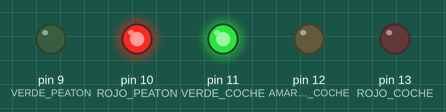
This sketch was run on a simulated Arduino Uno, built with avr-gcc and run on an emulated ATmega328P. Shown: output pins drawn as LEDs (lit = HIGH).

Above: at 2.5 s.
At 6.0 s:
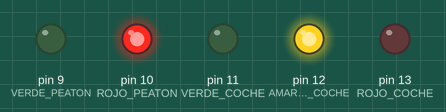
At 9.5 s:
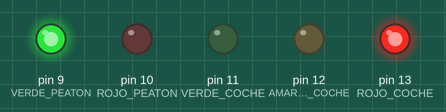
Timing chart, 0 to 15.6 s (numbered marks = the images above):
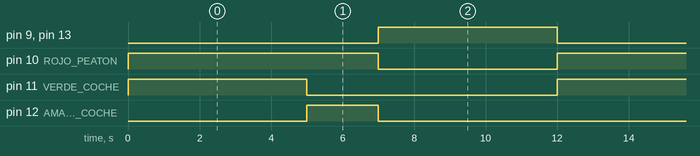

The sketch:

ejercicio_3_cruce_peatonal.ino
```cpp
// Ejercicio 3: semaforo vehicular y peatonal sincronizado.

const int ROJO_COCHE = 13;
const int AMARILLO_COCHE = 12;
const int VERDE_COCHE = 11;

const int ROJO_PEATON = 10;
const int VERDE_PEATON = 9;

void setup() {
  pinMode(ROJO_COCHE, OUTPUT);
  pinMode(AMARILLO_COCHE, OUTPUT);
  pinMode(VERDE_COCHE, OUTPUT);

  pinMode(ROJO_PEATON, OUTPUT);
  pinMode(VERDE_PEATON, OUTPUT);
}

void loop() {
  // Los vehiculos avanzan y los peatones esperan.
  digitalWrite(VERDE_COCHE, HIGH);
  digitalWrite(AMARILLO_COCHE, LOW);
  digitalWrite(ROJO_COCHE, LOW);
  digitalWrite(ROJO_PEATON, HIGH);
  digitalWrite(VERDE_PEATON, LOW);
  delay(5000);

  // Los vehiculos reciben la senal de precaucion.
  digitalWrite(VERDE_COCHE, LOW);
  digitalWrite(AMARILLO_COCHE, HIGH);
  digitalWrite(ROJO_PEATON, HIGH);
  digitalWrite(VERDE_PEATON, LOW);
  delay(2000);

  // Los vehiculos se detienen y los peatones pueden cruzar.
  digitalWrite(AMARILLO_COCHE, LOW);
  digitalWrite(ROJO_COCHE, HIGH);
  digitalWrite(ROJO_PEATON, LOW);
  digitalWrite(VERDE_PEATON, HIGH);
  delay(5000);
}
```

Measured:
- by itself, pin 9 (VERDE_PEATON), pin 11 (VERDE_COCHE), pin 13 (ROJO_COCHE): alternates HIGH for 5.0 s and LOW for 7.0 s
- by itself, pin 10 (ROJO_PEATON): alternates HIGH for 7.0 s and LOW for 5.0 s
- by itself, pin 12 (AMARILLO_COCHE): alternates HIGH for 2.0 s and LOW for 10.0 s
